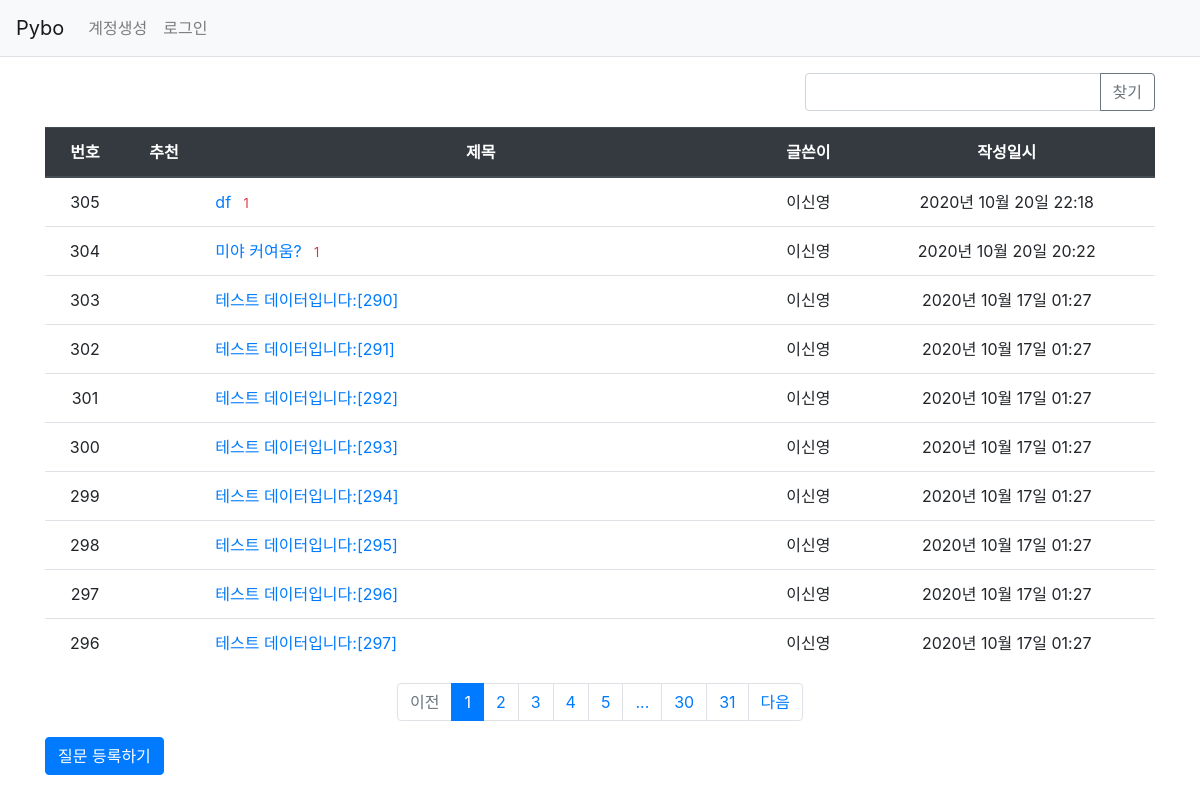
The app's page /quesiton/list/, older data.
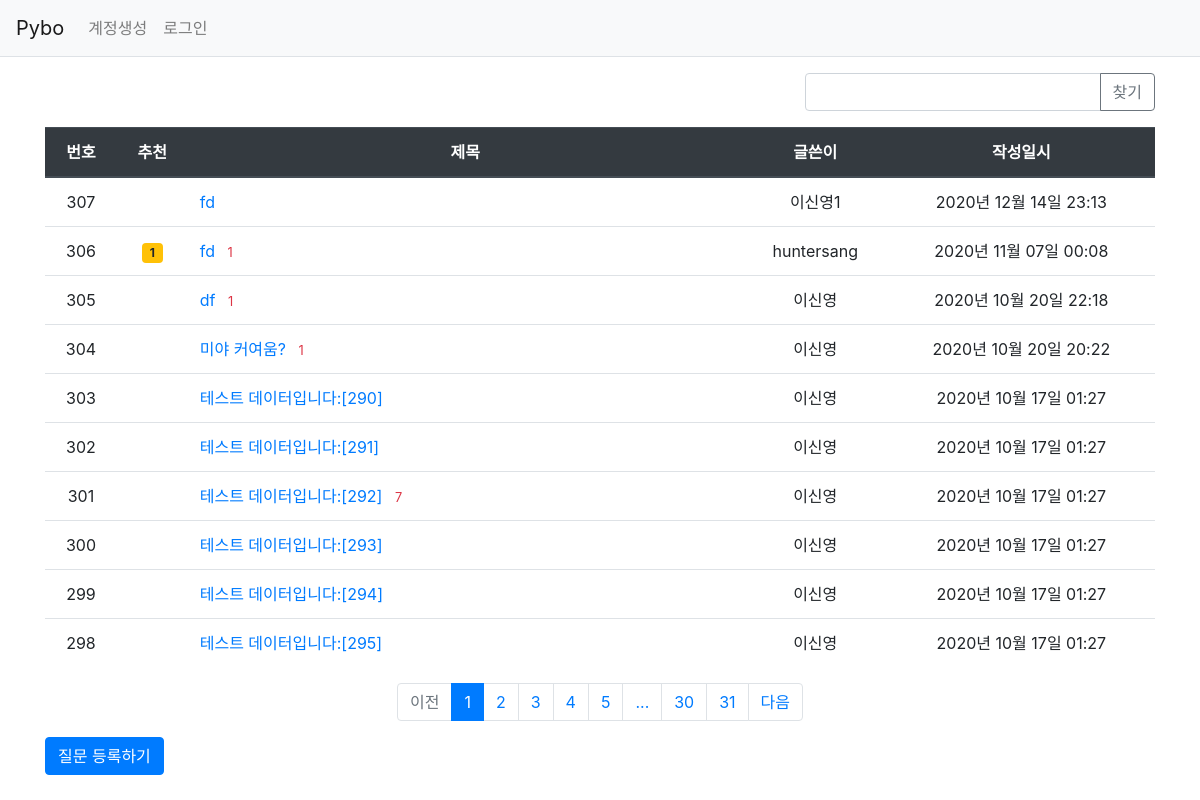
The same page, newer data.
### pybo/models.py (models this page shows)
class Question(db.Model):#nullable 비어있는값 들어올수없음 의미 디폴드값은 true
    id = db.Column(db.Integer, primary_key=True)#primary_key 중복 안됌,integer id숫자값
    subject = db.Column(db.String(200), nullable=False)#string제목처럼 제한된 글자수
    content = db.Column(db.Text(), nullable=False)#text글자수 제한 없음
    create_date = db.Column(db.DateTime(), nullable=False)#날짜와 시간
    user_id = db.Column(db.Integer, db.ForeignKey('user.id', ondelete='CASCADE'), nullable=True)
    user = db.relationship('User', backref=db.backref('question_set'))
    modify_date = db.Column(db.DateTime(), nullable=True)
    voter = db.relationship('User', secondary=question_voter, backref=db.backref('question_voter_set'))

class User(db.Model):
    id = db.Column(db.Integer, primary_key=True)
    username= db.Column(db.String(150), unique=True, nullable=False)
    password = db.Column(db.String(200), nullable=False)
    email = db.Column(db.String(120),unique=True, nullable=False)

### pybo/views/question_views.py (the view)
@bp.route('/list/')
def _list():
    page = request.args.get('page', type=int, default=1) #페이지 get방식으로 요청한 url에서 page값 가져올때 사용
    question_list = Question.query.order_by(Question.create_date.desc())
    question_list = question_list.paginate(page, per_page=10)
    return render_template('question/question_list.html', question_list=question_list)

### pybo/filter.py (called while the page is built)
def format_datetime(value, fmt='%Y년 %m월 %d일 %H:%M'):
    return value.strftime(fmt)

### pybo/views/auth_views.py (called while the page is built)
@bp.before_app_request #이 어노테이션이 적용된 함수는 라우트함수 실행전 항상 먼저 실행
def load_logged_in_user():
    user_id = session.get('user_id')
    if user_id is None:
        g.user = None
    else:
        g.user = User.query.get(user_id)

### pybo/templates/question/question_list.html
{% extends 'base.html' %}
{% block content %}
<div class="container my-3">
    <div class="row justify-content-end my-3">
        <div class="col-4 input-group">
            <input type="text" class="form-control kw" value="{{ kw or '' }}">
            <div class="input-group-append">
                <button class="btn btn-outline-secondary" type="button" id="btn_search">찾기</button>
            </div>
        </div>
    </div>
    <table class="table">
        <thead>
        <tr class="text-center thead-dark">
            <th>번호</th>
            <th>추천</th>
            <th style="width:50%">제목</th>
            <th>글쓴이</th>
            <th>작성일시</th>
        </tr>
        </thead>
        <tbody>
        {% if question_list %}
        {% for question in question_list.items %}
        <tr class="text-center">
            <td>{{ question_list.total - ((question_list.page-1) * question_list.per_page) - loop.index0 }}</td>
            <td>
                {% if question.voter|length > 0 %}
                <span class="badge badge-warning px-2 py-1">{{ question.voter|length }}</span>
                {% endif %}
            </td>
            <td class="text-left">
                <a href="{{ url_for('question.detail', question_id=question.id) }}">{{ question.subject }}</a>
                {% if question.answer_set|length > 0 %}
                <span class="text-danger small ml-2">{{ question.answer_set|length }}</span>
                {% endif %}
            </td>
            <td>{{ question.user.username }}</td>
            <td>{{ question.create_date|datetime }}</td>
        </tr>
        {% endfor %}
        {% else %}
        <tr>
            <td colspan="3">질문이 없습니다.</td>
        </tr>
        {% endif %}
        </tbody>
    </table>
    <ul class="pagination justify-content-center">
        {% if question_list.has_prev %}
        <li class="page-item">
            <a class="page-link" href="?page={{ question_list.prev_num }}">이전</a>
        </li>
        {% else %}
        <li class="page-item disabled">
            <a class="page-link" tabindex="-1" aria-disabled="true" href="#">이전</a>
        </li>
        {% endif %}
        {% for page_num in question_list.iter_pages() %}
            {% if page_num %}
                {% if page_num != question_list.page %}
                <li class="page-item">
                    <a class="page-link" href="?page={{ page_num }}">{{ page_num }}</a>
                </li>
                {% else %}
                <li class="page-item active" aria-current="page">
                    <a class="page-link" href="#">{{ page_num }}</a>
                </li>
                {% endif %}
           {% else %}
                <li class="disabled">
                    <a class="page-link" href="#">...</a>
                </li>
           {% endif %}
        {% endfor %}
        {% if question_list.has_next %}
        <li class="page-item">
            <a class="page-link" href="?page={{ question_list.next_num }}">다음</a>
        </li>
        {% else %}
        <li class="page-item disabled">
            <a class="page-link" tabindex="-1" aria-disabled="true" href="#">다음</a>
        </li>
        {% endif %}
    </ul>
    <a href="{{ url_for('question.create') }}" class="btn btn-primary">질문 등록하기</a>
</div>
{% endblock %}

### pybo/templates/base.html (shortened to what this page needs)
<!DOCTYPE html>
<html lang="ko">
<head>
      <link rel="stylesheet" href="{{ url_for('static', filename='bootstrap.min.css') }}">
      <link rel="stylesheet" href="{{ url_for('static', filename='style.css') }}">
</head>
<body>
{% include "navbar.html" %}
{% block content %}{% endblock %}
</body>
</html>

### pybo/templates/navbar.html (shortened to what this page needs)
<nav class="navbar navbar-expand-lg navbar-light bg-light border-bottom">
    <a class="navbar-brand" href="{{ url_for('main.index') }}">Pybo</a>
    <div class="collapse navbar-collapse flex-grow-0" id="navbarNav">
        {% if g.user %}
        <ul class="navbar-nav">
            <li class="nav-item">
                <a class="nav-link" href="{{ url_for('auth.logout') }}">{{ g.user.username }} (로그아웃)</a>
            </li>
        </ul>
        {% else %}
        <ul class="navbar-nav">
            <li class="nav-item ">
                <a class="nav-link" href="{{ url_for('auth.signup')}}">계정생성</a>
            </li>
            <li class="nav-item ">
                <a class="nav-link" href="{{ url_for('auth.login')}}">로그인</a>
            </li>
        </ul>
        {% endif %}
    </div>
</nav>

Row changes from the older to the newer data that the page shows:
no longer on this page (row unchanged): Question: total "297", subject "테스트 데이터입니다:[296]", user.username "이신영", create_date "2020년 10월 17일 01:27"
no longer on this page (row unchanged): Question: total "296", subject "테스트 데이터입니다:[297]", user.username "이신영", create_date "2020년 10월 17일 01:27"
added Question: total "307", subject "fd", user.username "이신영1", create_date "2020년 12월 14일 23:13"
added Question: total "306", voter|length "1", subject "fd", answer_set|length "1", user.username "huntersang", create_date "2020년 11월 07일 00:08"
shown differently, row unchanged: Question "테스트 데이터입니다:[292]": answer_set|length (not shown) → "7"
